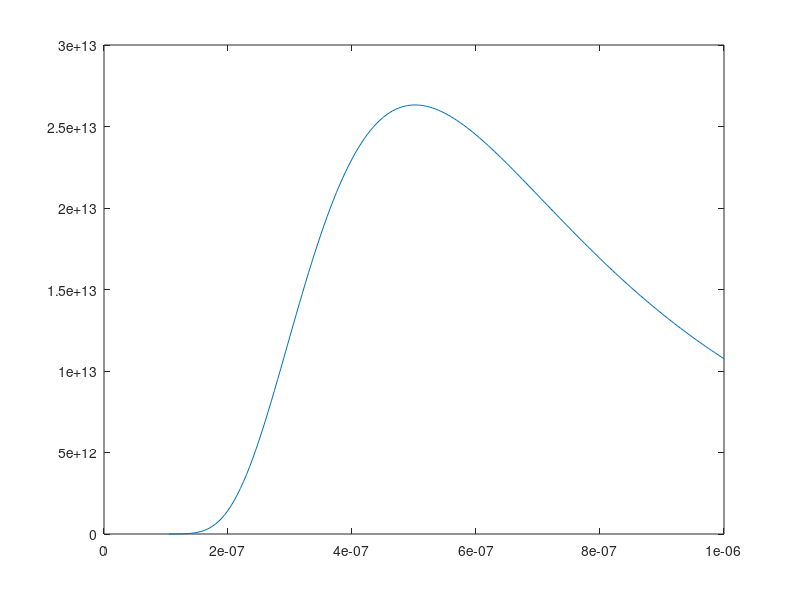

Write MATLAB code to recreate this figure. (Note: this script raises an error after producing the figure.)
function B_planck

lambda=[0.105:0.005:1].*1e-6;
h=6.6256e-34;
c=2.9979e8;
kb=1.38e-23;
T=5778;
B=2.*h.*c.^2./(lambda.^5.*(exp(h.*c./(lambda.*kb.*T))-1));

figure;
plot(lambda,B);
% total=5.67e-8.*T.^4;

% f=inline('pi.*1370*2.*6.6256e-34.*2.9979e8.^2./(lambda.^5.*(exp(6.6256e-34.*2.9979e8./(lambda.*1.38e-23.*5778))-1))./(5.67e-8*5778.^4)','lambda');
f=inline('2.*6.6256e-34.*2.9979e8.^2./(lambda.^5.*(exp(6.6256e-34.*2.9979e8./(lambda.*1.38e-23.*5778))-1))','lambda');
total=quad(f,1e-9,10e-6,1e-8);
B=B./total.*1370;
Btoa=B'.*1e-6;

for i=1:length(Btoa)
    fprintf('%.3f %4f\n',lambda(i).*1e6,Btoa(i));
end


